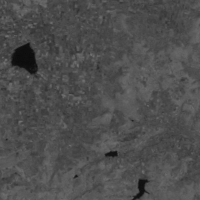
#> input picture SET 4/set41.tif, 200 x 200 px, found by its file name
$ python CODE.py
#> lines starting #> are read from the running program, lines starting #| are printed output that depends on the picture; after the words box and inside, x2 and y2 are one past the last pixel; in counts of white or black regions, pixels touching at a corner belong together
from sklearn.svm import SVC
from sklearn.model_selection import train_test_split
from sklearn.metrics import accuracy_score,confusion_matrix
import cv2
import numpy as np
import random
import pickle
import matplotlib.pyplot as plt

im = cv2.imread("D:\VIT\\assignment\Project 1\code\SET 4\set41.tif", 0)
#> im is the input picture: shape (200, 200); min 11, max 114, mean 78.1
im2 = cv2.imread("D:\VIT\\assignment\Project 1\code\SET 4\set42.tif", 0)
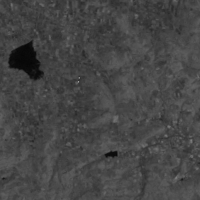
#> input picture SET 4/set42.tif, 200 x 200 px, found by its file name
#> im2 is the input picture: shape (200, 200); min 6, max 155, mean 69.4
im = cv2.copyMakeBorder(im, 3, 3, 3, 3, cv2.BORDER_CONSTANT)
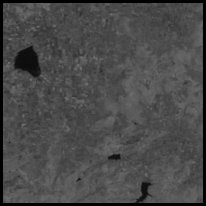
#> im: shape (206, 206); min 0, max 114, mean 73.7
im2 = cv2.copyMakeBorder(im2, 3, 3, 3, 3, cv2.BORDER_CONSTANT)
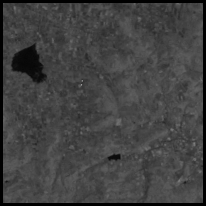
#> im2: shape (206, 206); min 0, max 155, mean 65.4
image=cv2.imread("D:\VIT\\assignment\Project 1\code\SET 4\gt4.tif", 0)
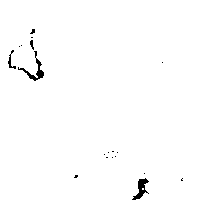
#> input picture SET 4/gt4.tif, 200 x 200 px, found by its file name
#> image: shape (200, 200); 98.9% white; 19 black regions (15 under 20 px), largest, box (x1, y1, x2, y2) and area: (18, 51, 44, 81) 164, (132, 178, 149, 200) 153, (8, 50, 16, 69) 48, (30, 40, 34, 50) 23
value=[255,255,255]
image2 = cv2.copyMakeBorder(image, 3, 3, 3, 3, cv2.BORDER_CONSTANT, None,value)
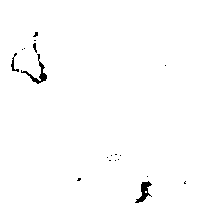
#> image2: shape (206, 206); 99% white; 19 black regions (15 under 20 px), largest, box (x1, y1, x2, y2) and area: (21, 54, 47, 84) 164, (135, 181, 152, 203) 153, (11, 53, 19, 72) 48, (33, 43, 37, 53) 23

def diff1(i,j,k,l):
    global sum1
    for p in range(-1,2):
        for q in range(-1,2):
            sum1=sum1+(int(im[i][j])-int(im[k+p][l+q]))**2
    sum1=2.72**(0-sum1)

def diff2(i,j,k,l):
    global sum1
    for p in range(-1,2):
        for q in range(-1,2):
            sum1+=(int(im2[i][j])-int(im2[k+p][l+q]))**2
    sum1=2.72**(0-sum1)


def fun(i,j):
    for k in range(-2,3):
        for l in range(-2,3):
            global sum1
            sum1=0
            diff1(i,j,i+k,j+l)
            Th.append(sum1)
            sum1=0
            diff2(i,j,i+k,j+l)
            Th2.append(sum1)

    array=Th+Th2

    return array


r=image2.shape[0]
#> r = 206
c=image2.shape[1]
#> c = 206

changed_indices=[]
unchanged_indices=[]
for i in range(2,r-3):
    for j in range(2,c-3):
        if(image2[i][j]==0):
            changed_indices.append([i,j])
        else:
            unchanged_indices.append([i,j])

X1=[]
X2=[]
X_train =[]
X_test=[]
y_train=[]
y_test=[]
global sum1
sum1=0

for j in range(len(changed_indices)):
    Th = []
    Th2 = []
    X1.append(fun(changed_indices[j][0], changed_indices[j][1]))
for j in range(len(unchanged_indices)):
    Th = []
    Th2 = []
#> (the run stopped early here; a loop or call above may not have finished)
